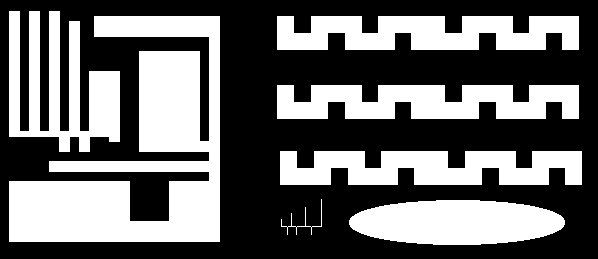
#> input picture zajecia_6/ccl1.png, 598 x 259 px; the run also reads 1 picture not shown here
$ jupyter execute 13_ccl.ipynb
#> lines starting #> are read from the running program, lines starting #| are printed output that depends on the picture; after the words box and inside, x2 and y2 are one past the last pixel; in counts of white or black regions, pixels touching at a corner belong together
# Indeksacja. Prosta klasyfikacja obiektów.

## Cel ćwiczenia
- zapoznanie z dwuprzebiegowym algorytmem indeksacji (ang. *connected component labelling*):
- zapoznanie z prostą klasyfikacją obiektów z wykorzystaniem współczynników kształtu,
- zadanie domowe: zmodyfikowana indeksacja dwuprzebiegowa i indeksacja jednoprzebiegowa.

## Indeksacja

Większość dotychczas poznanych i wykorzystywanych algorytmów przetwarzania obrazu wykonywała operacje na całym obrazie (lub co najwyżej dokonywany był podział obiekt/obiekty - tło. Np. różne metody segmentacji).
Patrząc na poniższny rysunek człowiek widzi dwa kwadraty.

Dla automatycznego systemu analizy i rozpoznawania obrazów przejście od etapu obiekty/tło do wyróżnienia dwóch kwadratów nie jest takie oczywiste i wymaga zastosowania jakieś formy indeksacji - czyli przypisania każdemu z pikseli uznanych za należące do obiektów (tu białych) jakieś etykiety (w naszym przypadku będą to dwie etykiety, ew. dodatkowa oznaczająca tło).

W tej części ćwiczenia zaprezentowany zostanie tzw. dwuprzebiegowy algorytm indeksacji (ang. *two-pass connected component labelling*).
Jego nazwa związana jest z koniecznością wykonania dwukrotnego odwiedzenia każdego z pikseli obrazu (dwie pętle/iteracje po obrazie).
Istnieją również tzw. jednoprzebiegowe algorytmy indeksacji.

## Opis algorytmu

- Na wejściu mamy obraz po binaryzacji - zakładamy, że piksele białe ('1', '255') należą do obiektów, tło jest czarne.

- W pierwszej iteracji obraz analizujemy linia po linii, od lewej do prawej, aż do napotkania pierwszego piksela o wartości różnej od '0'.
  W tej sytuacji dokonujemy analizy otoczenia piksela:


  gdzie: **X**  rozważany piksel, **A,B,C,D** - sąsiedzi z otoczenia.
  Uwaga. W przykładzie pokazano tzw. sąsiedztwo 8-elementowe.
  Niekiedy stosuje się również wersję 4-elementową (praktycznie bardzo rzadko).
  Wtedy analizie podlegałyby by tylko piksele **B** i **D**.

- Możliwe są następujące przypadki dla otoczenia __A,B,C,D__:
    - (a) wszystkie należą do tła __A,B,C,D == 0__.
      Wtedy znaleziony piksel __X__ należy do nowego obiektu - nadajemy mu zatem etykietę __X = L+1__ - przez __L__ rozumiemy poprzednią etykietę.
	  Uwaga. Przed uruchomieniem algorytmu __L__ należy zainicjować wartością  '1'
    - (b) jeden lub więcej pikseli ma przypisaną aktualną etykietę **L**.
	  Wtedy rozważanemu pikselowi przypisujemy etykietę **X = L**.
    - (c) w otoczeniu występują piksele o różnych etykietach np. *L1* i *L2*.
	  Wtedy przyjmuje się zasadę, że rozważanemu pikselowi *X* przypisuje się mniejszą z wartości *L1* i *L2* (*X = min(L1,L2)*).

## Implementacja:

- Wczytaj obraz *ccl1.png*, wyświetl go.
  Po krótkiej analizie można zauważyć, że występuje na nim 7 odrębnych obiektów.
      Ich ``wykrycie'' będzie naszym celem.

- Na podstawie opisu algorytmu podanego wcześniej zaimplementuj tzw. pierwszą fazę indeksacji (ang. _first pass_):
    - uwaga ogólna - algorytm jest dość prosty i łatwy w implementacji,
    - obliczenia powinny odbywać się w pętlach `for` - iteracja po całym obrazku.
      Warto pominąć pierwszy wiersz i pierwszą oraz ostatnią kolumnę, aby  wyeliminować problem z brakiem kontekstu (można np. założyć, że pikseli brzegowych nie ma, bo wcześniej wykonane zostało morfologiczne czyszczenie brzegu).
    - dla przypomnienia iteracja po macierzy w Python - pętla zewnętrzna - wiersze, pętla wewnętrzna - kolumny – tj. pierwsza współrzędna to wiersz, a druga kolumna,
    - rozmiar obrazka można odczytać np. poleceniem: `yy, xx = img.shape`
      Przy takim przypisaniu `yy` oznacza liczbę wierszy (wysokość obrazka), a `xx` liczbę kolumn (szerokość obrazka),
    - działania podejmujemy tylko w przypadku, gdy aktualnie analizowany piksel ma wartość różną od zera (gdy należy do obiektu),
    - najtrudniejszym elementem jest analiza otoczenia piksela i stwierdzenie, z którym z przypadków (a), (b) czy (c) mamy do czynienia.
      Problem można rozwiązać jakkolwiek (tylko dobrze), poniżej prezentowana jest jedna z możliwości.
    - na początku tworzymy listę pikseli, które stanowią otoczenie piksela X (A, B, C, D) np: ` neighbours = [img[j - 1, i - 1], ... `
    - następnie sprawdzamy czy nie występuje przypadek (a) - czyli czy suma sąsiadów nie wynosi 0 -  ` neigh_sum = np.sum(neighbours)`, jeżeli tak to `X = L` oraz `L=L+1`.
      Uwaga proszę nie zapomnieć zainicjalizować etykiety `L` wartością 1.
    - jeżeli `neigh_sum > 0`, mamy do czynienia z przypadkiem (b) lub (c).
      Eliminujemy zerowe elementy z listy `sasiedzi` (`neighbours = filter(lambda x: x != 0, neighbours)`), a następnie znajdujemy minimum i maksimum nowej listy `neighbours` (funkcje `min` i `max` z _numpy_).
    - z przypadkiem (b) będziemy mieli do czynienia, gdy *minimum = maksimum*.
      Wtedy jako etykietę przypisujemy `X = minimum = maksimum`.
      Gdy *minimum != maksimum* mamy przypadek (c).
      Wtedy etykieta `X = minimum` - taką przyjmujemy konwencję,
    - uwaga 1 - algorytm operuje (czyta punkty z otoczenia i zapisuje kolejne indeksy L) na tym samym obrazie wejściowym,
    \item uwaga 2 - przed implementacją metody obsługi konfliktów przypadki (b) i (c) działają tak samo, ale dla potrzeb dalszych kroków należy je rozróżnić,

- Wykonaj indeksację obrazu za pomocą zaimplementowanego algorytmu.
  Jeżeli wszystko zostało poprawnie napisane, to wynik powinien wyglądać mniej więcej tak jak na poniższym rysunku. Takie porównanie stanowić będzie pierwszy test poprawności implementacji algorytmu.


[cell 1]
import os
import cv2
import matplotlib.pyplot as plt
import numpy as np
import os
import requests

url = "https://raw.githubusercontent.com/vision-agh/poc_sw/master/13_CCL/"

fileNames = ["ccl1.png", "shapes.png", "shapesReal.png"]
for fileName in fileNames:
  if not os.path.exists(fileName):
      r = requests.get(url + fileName, allow_redirects=True)
      open(fileName, 'wb').write(r.content)

# if not os.path.exists("ccl1.png") :
#     !wget https://raw.githubusercontent.com/vision-agh/poc_sw/master/13_CCL/ccl1.png --no-check-certificate
# if not os.path.exists("shapes.png") :
#     !wget https://raw.githubusercontent.com/vision-agh/poc_sw/master/13_CCL/shapes.png --no-check-certificate
# if not os.path.exists("shapesReal.png") :
#     !wget https://raw.githubusercontent.com/vision-agh/poc_sw/master/13_CCL/shapesReal.png --no-check-certificate
#
# Implementacja pierwszego kroku indeksacji

[cell 2]
def plots(cmap="gray", **kwargs):

    n = len(kwargs)
    fig, axs = plt.subplots(((n - 1) // 3) + 1, np.min([3, n]))
    fig.set_size_inches(np.min([n * 6, 20]), (((n - 1) // 3) + 1) * 8)
    i = 0

    for key, image in kwargs.items():
        if n == 1:
            axs.imshow(image, cmap)
            axs.axis("off")
            axs.set_title(key)
            axs.set_facecolor("white")
        elif n <= 3:
            axs[i].imshow(image, cmap)
            axs[i].axis("off")
            axs[i].set_title(key)
            axs[i].set_facecolor("white")
        elif n > 3:
            axs[i // 3, i % 3].imshow(image, cmap)
            axs[i // 3, i % 3].set_title(key)
            axs[i // 3, i % 3].set_facecolor("white")

        i += 1

    if n > 1:
        for ax in axs.flat:
            ax.axis("off")

    fig.patch.set_facecolor("white")

    plt.show()

[cell 3]
def get_neighbours(img: np.ndarray, i: int, j: int):
    return [
        img[i - 1, j - 1],
        img[i - 1, j],
        img[i - 1, j + 1],
        img[i, j - 1],
    ]

def indexation_first_step(img: np.ndarray):
    height, width = img.shape

    results = np.zeros((height, width))
    L = 1

    for i in range(1, height - 1):
        for j in range(1, width - 1):
            if img[i, j] == 0:
                continue

            neighbourhood = get_neighbours(img, i, j)
            if np.sum(neighbourhood) == 0:
                results[i, j] = L
                L += 1
                continue

            else:
                neighbourhood = [neighbour for neighbour in neighbourhood if neighbour != 0]
                min_val, max_val = np.min(neighbourhood), np.max(neighbourhood)

                results[i, j] = min_val
#> after the loop, L = 49
                # [7 lines of commented-out code are left out]

    print(len(np.unique(results)) - 1)
#| 49
    return results

[cell 4]
ccl1 = cv2.imread("ccl1.png", cv2.IMREAD_GRAYSCALE)

images = {
    "Oryginał": ccl1,
    "Pierwsze przejście": indexation_first_step(ccl1)
}

plots(**images)
#> in plots, `plt.show()`:
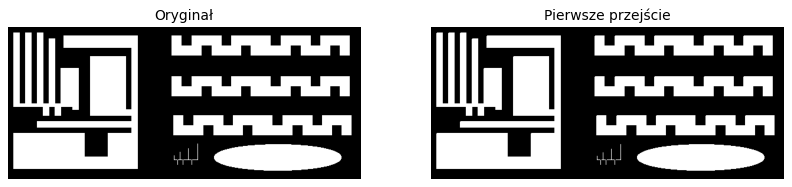
#> figure drawn by matplotlib, 2 panels

## Dyskusja:

- W wyniku indeksacji uzyskujemy obraz, na którym wyróżnionych jest wiele obiektów (dokładnie 48) - a faktycznie jest tylko 7. Zastanówmy się z czego to wynika.

- Zacznijmy od prostego przypadku przedstawionego na poniższym rysunku:


  Obraz analizowany jest linia po linii.
  Zatem pierwszą etykietę dostanie słupek po prawej.
  Późnej ten po lewej.
  Postępując zgodnie z podanym algorytmem, w pewnym momencie (piksel wyróżniony na obrazku) dojdzie do sytuacji, w której w otoczeniu danego piksela znajdą się dwie różne etykiety (tu: '1' i '2').
  Wtedy zgodnie z przyjętą metodologią przypisujemy niższą, tj. '1'.
  Problem jaki powstaje, to brak zapamiętania informacji o tym, że wystąpił taki konflikt tj. że powinno nastąpić połączenie etykiet '1' i '2'.
  Z tego powodu wynik działania algorytmu nie jest poprawny.

-  Przeanalizujmy jeszcze jeden, bardziej złożony przykład z rysunku poniżej:


   Słupek po prawej dostaje indeks '1', a po lewej '2'.
   W czwartej linii występuje piksel, który ma w swoim sąsiedztwie (A,B,C,D) same piksele czarne.
   Dlatego dostaje etykietę '3'.
   Jednak w następnym kroku okazuje się, że następuje konflikt '3' z '1' (połączenie).
   W kolejnym wierszu występuje konflikt '2' i '3'.
   Warto zwrócić uwagę, że w tym przypadku trzeba uniknąć sytuacji ''utraty'' informacji o połączeniu '1' z '2' przez '3'.

- W literaturze zaproponowano wiele sposobów reprezentacji i rozwiązywania przedstawionych konfliktów:
    - 2-krotki,
    - n-krotki,
    - tablica dwuwymiarowa,
    - grafy + przeszukiwanie grafu wgłąb.
 W obecnym ćwiczeniu zastosujemy ostatnie podejście, które jest najprostsze do realizacji.

- Opisane konflikty możemy przechowywać w strukturze zbiorów rozłącznych (ang. _union find_).
  Jest to zagadnienie znane z przedmiotu ''Algorytmy i struktury danych''.
  Poniżej zostanie zaprezentowane krótkie przypomnienie.

- Mamy $N$ obiektów. W naszym przypadku to jest $N$ etykiet.
  Chcemy przechowywać informację o sytuacji, w której następuje łączenie etykiet tj. interesują nas zbiory obiektów połączonych.
  Przykład trzech zbiorów zamieszczono na rysunku:


- W ramach rozważanej struktury implementuje się dwie operacje:
    - *find* (znajdź) - sprawdzenie czy dwa obiekty należą do tego samego zbioru połączonego,
	- *union* (połącz) - wprowadź połączenie pomiędzy dwoma obiektami.

- Z punktu widzenia naszych potrzeb ważna jest funkcja _union_. Przykład dodania połączenia pomiędzy obiektami '2' a'3' pokazano na rysunku:


- Strukturę oraz obie operacje można zaimplementować na kilka sposobów.
  Zainteresowanych odsyłam do literatury przedmiotu.
  My zastosujemy podejście _quick-union_.
  Nie jest ono specjalnie wydajnie, ale bardzo proste do implementacji.

- Nasz graf, w którym wierzchołki oznaczają etykiety, a krawędzie połączenia między etykietami, zapiszemy w tablicy jednowymiarowej `id[]` o rozmiarze $N$ (maksymalna liczba etykiet).
  Interpretacja pola w tablicy: `id[i]` jest rodzicem `i`.
  Korzeń elementu `i` jest dany jako: `id[id[id[...id[i]...]]]`.

- Przeanalizujmy jak to działa na prostym przykładzie.
  Mamy dany poetykietowany obraz:


  Występuje na nim pięć konfliktów oznaczonych A, B, C, D i E  (uwaga w trakcie działania algorytmu pojawią się właśnie w takiej kolejności).

- Sytuację wyjściową opisuje poniższy rysunek:


   Tablica `id` wypełniona jest kolejnymi indeksami.

- W algorytmie _quick-union_, aby połączyć elementy $p$ i $q$ należy ustawić $id$ korzenia $q$ pod adres korzenia elementu $p$.
Uwaga. Zakładamy, że $p$ < $q$.
Można to zapisać jako: `id[root(p)] = root(q)`.
Nasze pierwsze połączenie (A) to 4 z 2.
Po tej operacji sytuacja będzie wyglądać następująco:


W tym przypadku korzenieniem obu elementów są same elementy, zatem operacja jest dość prosta.

- Kolejny krok tj. połączenie  2 z 1 -  sytuacja B:


Element 1 jest korzeniem.
Element 2 już nie, ponieważ `id[2]==4`.
Sprawdzamy zatem `id[4]`.
Okazuje się, że `id[4] == 4` tj. jest to korzeń.
Zatem korzeniem dla elementu 2 jest 4.
Dokonujemy stosownej modyfikacji w tablicy `id[1] = 4`.

-  Kolejne połączenie to 6 z 3 (C):


- Kolejne połączenie to 5 z 1.


Szukamy korzenia elementu 1.
Znajdujemy, że to jest 4.
Zatem łączymy 5 i 4.

- Ostatnie połączenie to 6 z 5.


-  Ostatni krok to wykorzystanie informacji zawartej w tablicy `id` do wyznaczenia przekodowania LUT (ang. _look-up table_), które pozwoli nam nadać poprawne etykiety wszystkim pikselom.
      Zasadniczo sprowadza się on do obliczenia dla każdej możliwej etykiety jej korzenia.
      W naszym przypadku zawsze otrzymamy 6, gdyż wszystkie piksele są ze sobą połączone i stanowią jeden obiekt.

## Implementacja:

- Implementacja jest dużo prostsza i krótsza od powyższego opisu.
  Istotne jest tylko dobre zrozumienie algorytmu _union-find_.

- Potrzebne będą nam dwie funkcje pomocnicze:

    - `root` - obliczanie korzenia zgodnie z podanym opisem (odpowiednia pętla `while`). Funkcja pobiera indeks elementu oraz tablicę, a zwraca indeks korzenia.
    - `union` - realizacja operacji unii. Argumenty to indeksy `p` i `q` oraz tablica, a wyniki to zmodyfikowana tablica.

- Na początku, przed pierwszym przebiegiem algorytmu indeksacji, tworzymy tablicę `id` i inicjujemy ją wartościami od 1 do $N$.
  Dla rozważanego przykładu wystarczy $N = 100$.

- Następnie, w przypadku wystąpienia konfliktu (przypadek ()c)), tworzymy unię pomiędzy etykietą mniejszą i większą.

- Po pierwszym przebiegu tworzymy, w opisany powyżej sposób, przekodowanie LUT (pętla po `id` i funkcja `root`). Powstaje nam tablica `lut`.

- Implementujemy drugi przebieg po obrazie.
  Jest on bardzo prosty.
  Dla każdego piksela, który nie jest tłem (o etykiecie większej od 0) realizujemy przekodowanie LUT (`lut_table[img[j, i] - 1]`).
  Otrzymany w ten sposób obraz wyświetlamy.
  Powinniśmy uzyskać poprawne etykietowanie.

[cell 5]
class Node:
    def __init__(self, id):
        self.id = id
        self.parent = self
        self.rank = 0

    def find_set(self):
        if self.parent != self:
            self.parent = self.parent.find_set()
        return self.parent


def union(x, y):
    if x.id == y.id:
        return

    x = x.find_set()
    y = y.find_set()

    if x.rank > y.rank:
        y.parent = x
    else:
        x.parent = y
        if x.rank == y.rank:
            y.rank += 1


def indexation(image):
    delta_y = np.array([-1, -1, -1, 0], dtype=np.int32)
    delta_x = np.array([-1,  0,  1, -1], dtype=np.int32)

    image = np.copy(image)

    L = 0
    nodes = dict()
    for y in range(1, image.shape[0]):
        for x in range(1, image.shape[1] - 1):
            if image[y, x] > 0:
                neighbors = image[y + delta_y, x + delta_x]

                if np.sum(neighbors) > 0:
                    nonzero = neighbors[neighbors > 0]
                    for el in nonzero[1:]:
                        union(nodes[nonzero[0]], nodes[el])

                    image[y, x] = nodes[nonzero[0]].id
                else:
                    L += 1
                    image[y, x] = L
                    nodes[L] = Node(L)
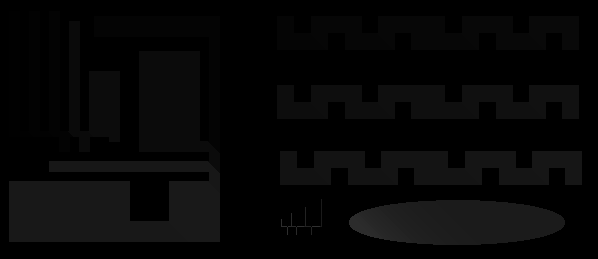
#> image: shape (259, 598); min 0, max 48, mean 6.6
#> after the loop, L = 48; nodes = 48 items

    for y in range(1, image.shape[0]):
        for x in range(1, image.shape[1] - 1):
            if image[y, x] > 0:
                image[y, x] = nodes[image[y, x]].find_set().id

    print(len(np.unique(image)) - 1)
#| 7
    return image

[cell 6]
indexed = indexation(ccl1)

images = {
    "Indeksacja": indexed
}

plots(cmap="ocean", **images)

## Indeksacja wbudowana w OpenCV

W OpenCV dostępna jest funkcja `connectedComponents`, która pozwala wykonać indeksację.
Proszę sprawdzić jej działanie na używanym wcześniej obrazie.

[cell 7]
# Indeksacja wbudowana w OpenCV

indexed_cv2 = cv2.connectedComponents(image=ccl1)[1]
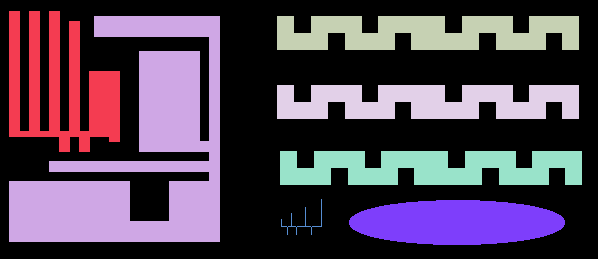
#> indexed_cv2: shape (259, 598) int32; 8 distinct labels, from 0 to 7; one colour per label, 0 black

images = {
    "Indeksacja ręczna": indexed,
    "Indeksacja biblioteczna": indexed_cv2,
}

plots(cmap="ocean", **images)
#> call 3 of plots, with cmap = 'ocean'
#> in plots (call 3), `plt.show()`:
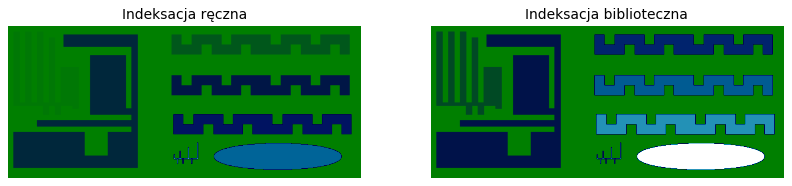
#> figure drawn by matplotlib, 2 panels

## Rozpoznawanie obiektów z wykorzystaniem współczynników kształtu

Współczynniki kształtu są pewnymi parametrami liczbowymi opisującymi kształt obiektu.
Pozwala to na użycie ich do automatycznego rozpoznawania obiektów.
Teoretycznie współczynniki kształtu (dobre) powinny być niezależne od zmiany położenia obiektu, jego orientacji i wielkości.
W praktyce okazuje się jednak, że wartości współczynników zmieniają się w pewnym zakresie nawet dla obiektów należących do tych samych klas (te same kształty - przykład obracany kwadrat).
Wynika z tego konieczność uwzględnienia pewnej tolerancji wartości współczynników kształtu wykorzystywanych w praktycznych zastosowaniach analizy i rozpoznawania obrazu.

# Implementacja dla obrazu sztucznego

- Wczytaj obraz _shapes.png_.
  Wyświetl go.
  Pierwszym etapem zadania będzie wybranie współczynników kształtu i przedziałów ich wartości - takich, które pozwolą na wykrycie konkretnych kształtów.
  Do wyboru jest kwadrat lub krzyżyk (koło jest zbyt łatwe).

- Obok ''klasycznych'' współczynników kształtu tj. Blair-Bliss, Malinowskiej, Haralick, występują współczynniki będące pochodnymi momentów geometrycznych tzn. momenty Hu [https://en.wikipedia.org/wiki/Image_moment]. Wykorzystamy je w naszym ćwiczeniu.

- Pierwszy krok to indeksacja obrazu - poznana funkcja `connectedComponents`.
- Następnie w pętli, dla kolejnych obiektów wyznaczamy współczynniki Hu.
    - po pierwsze należy ''wybrać'' z obrazu dany obiekt np. `I = (ccl == s)*1` oraz `I = I.astype('uint8')`
    - po drugie obliczyć momenty geometryczne - `cv2.moments(I)`
    - po trzecie, na podstawie momentów, obliczyć momentu Hu `cv2.HuMoments(moments)`
- Mając wyznaczone współczynniki musimy jest przeanalizować. W tym celu dobrze ja jakoś wyświetlić w postaci macierzy - proszę to rozwiązać samodzielnie.

- Na podstawie analizy należy wybrać próg (jeden lub więcej) i zrealizować stosowną filtrację tj. usunąć ''niechciane'' kształty.

[cell 8]
# Rozpoznawanie obiektów sztucznych

shapes = cv2.imread("shapes.png", cv2.IMREAD_GRAYSCALE)
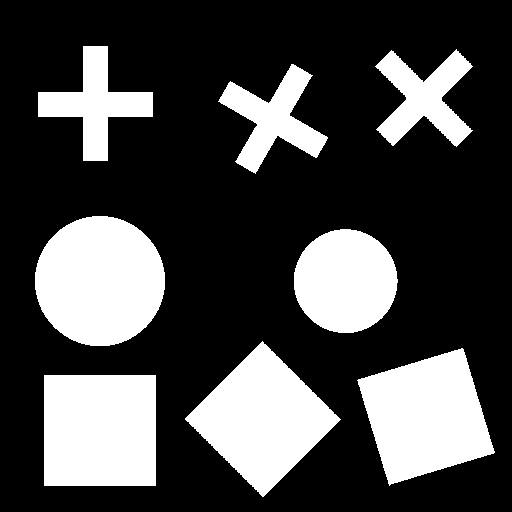
#> input picture zajecia_6/shapes.png, 512 x 512 px
#> shapes: shape (512, 512); 28% white; 8 white regions, largest, box (x1, y1, x2, y2) and area: (35, 216, 165, 346) 13293, (44, 375, 156, 486) 12432, (185, 341, 341, 497) 12212
n, indexed_shapes = cv2.connectedComponents(shapes)
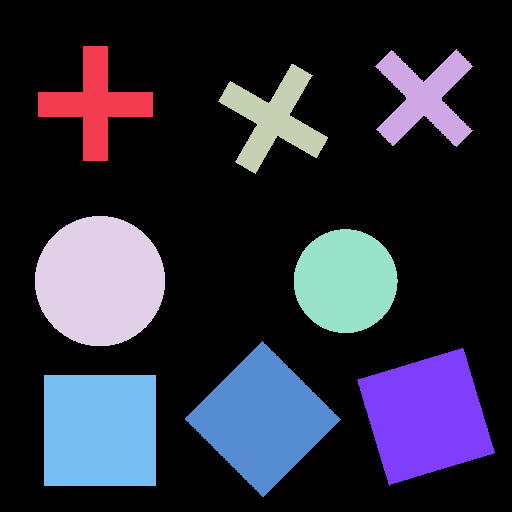
#> indexed_shapes: shape (512, 512) int32; 9 distinct labels, from 0 to 8; one colour per label, 0 black
#> n = 9

images = {
    "Oryginał": shapes,
    "Indeksacja openCV": indexed_cv2
}

plots(cmap="ocean", **images)

[cell 9]
all_hu_moments = []

for i in range(1, n):
    shape = (indexed_shapes == i) * 1
    shape = shape.astype(np.uint8)
    moments = cv2.moments(shape)
    hu_moments = cv2.HuMoments(moments)
    all_hu_moments.append(hu_moments)

    print(i)
    print(moments)
    print(hu_moments)
#> this loop made 8 passes
#> hu_moments on passes 1, 8: [0.25, 2.31e-09, 2.32e-05, 1.47e-06, 8.61e-12, 7.08e-11, 0], [0.167, 2.23e-06, 0, 0, 0, 0, 0]
#> (printed output is left out)
#> pass 1, `shape = (indexed_shapes == i) * 1`:
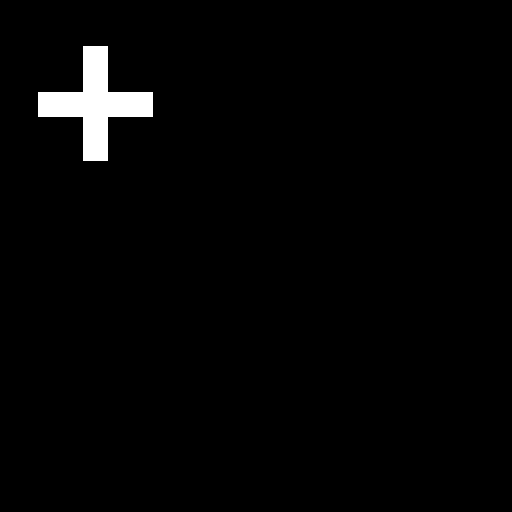
#> shape: shape (512, 512) int64; values 0 (black) and 1 (white), 2% white; 1 white region, box (x1, y1, x2, y2) and area: (38, 46, 153, 161) 5125
#> after the loop:
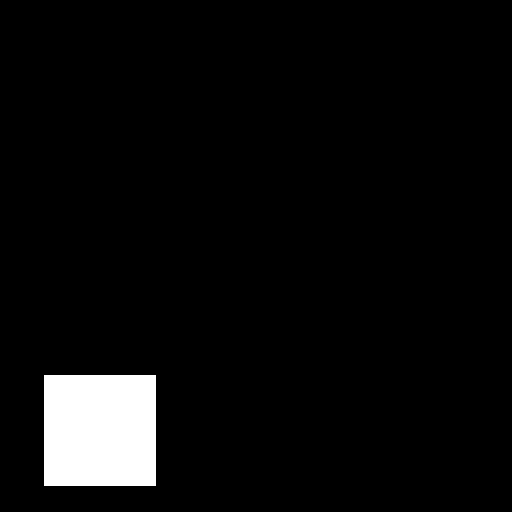
#> shape: shape (512, 512); values 0 (black) and 1 (white), 4.7% white; 1 white region, box (x1, y1, x2, y2) and area: (44, 375, 156, 486) 12432
#> after the loop, all_hu_moments = 8 items

[cell 10]
crosses = indexed_shapes.copy()

for i in range(1, n):
    if all_hu_moments[i - 1][0] < 0.25:
        crosses[crosses == i] = 0
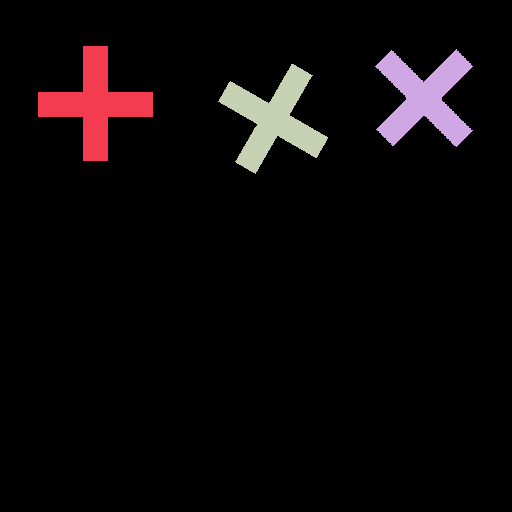
#> crosses: shape (512, 512) int32; 4 distinct labels, from 0 to 3; one colour per label, 0 black

squares = indexed_shapes.copy()

for i in range(1, n):
    if all_hu_moments[i - 1][0] < 0.166 or all_hu_moments[i - 1][0] > 0.167:
        squares[squares == i] = 0
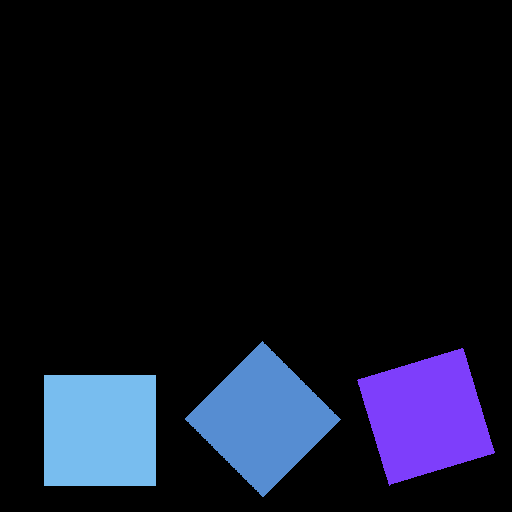
#> squares: shape (512, 512) int32; 4 distinct labels, from 0 to 8; one colour per label, 0 black

[cell 11]
images = {
    "Kwadraty": squares,
    "Krzyżyki": crosses
}

plots(**images)
#> (the rest of the program and of its run is left out)
